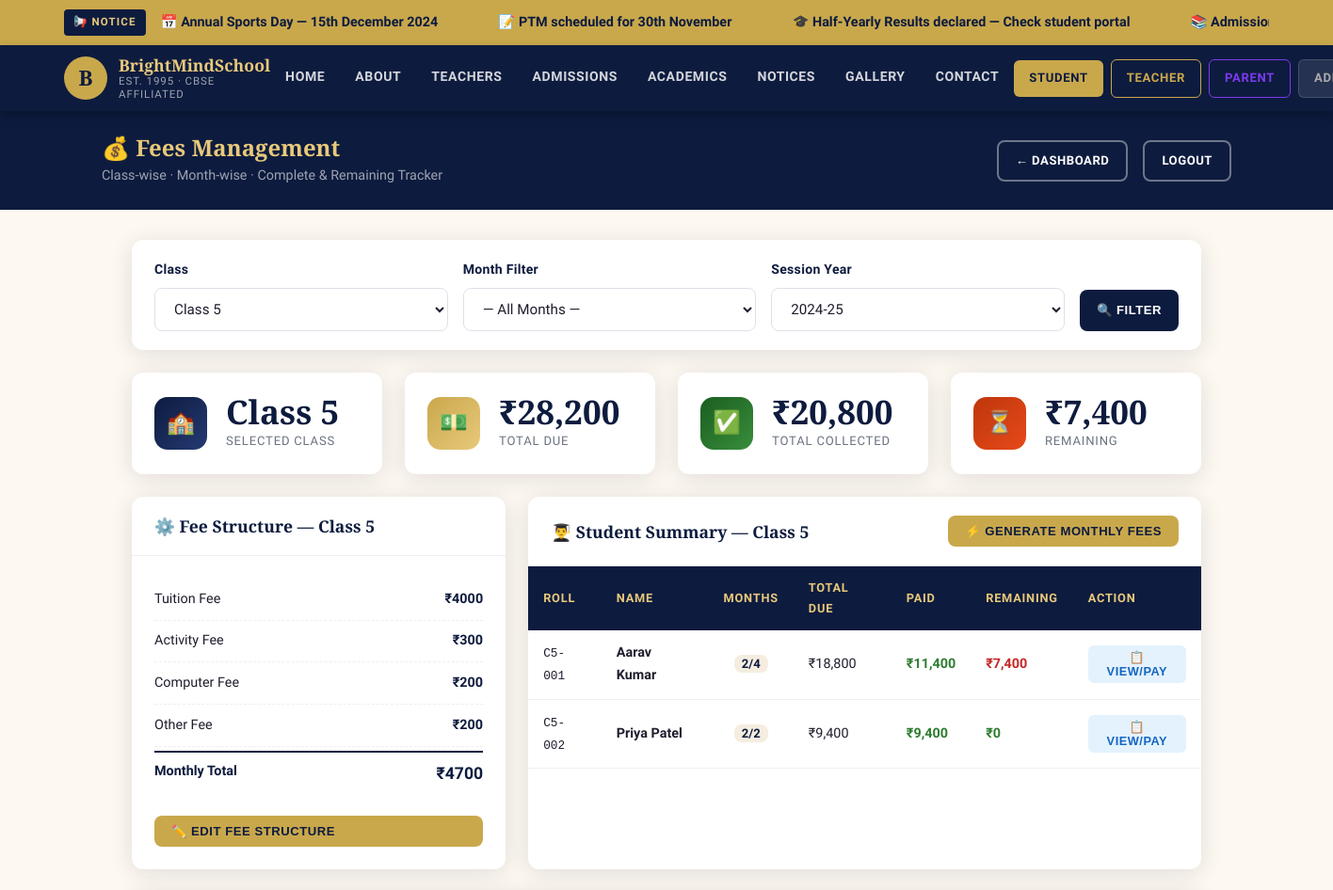
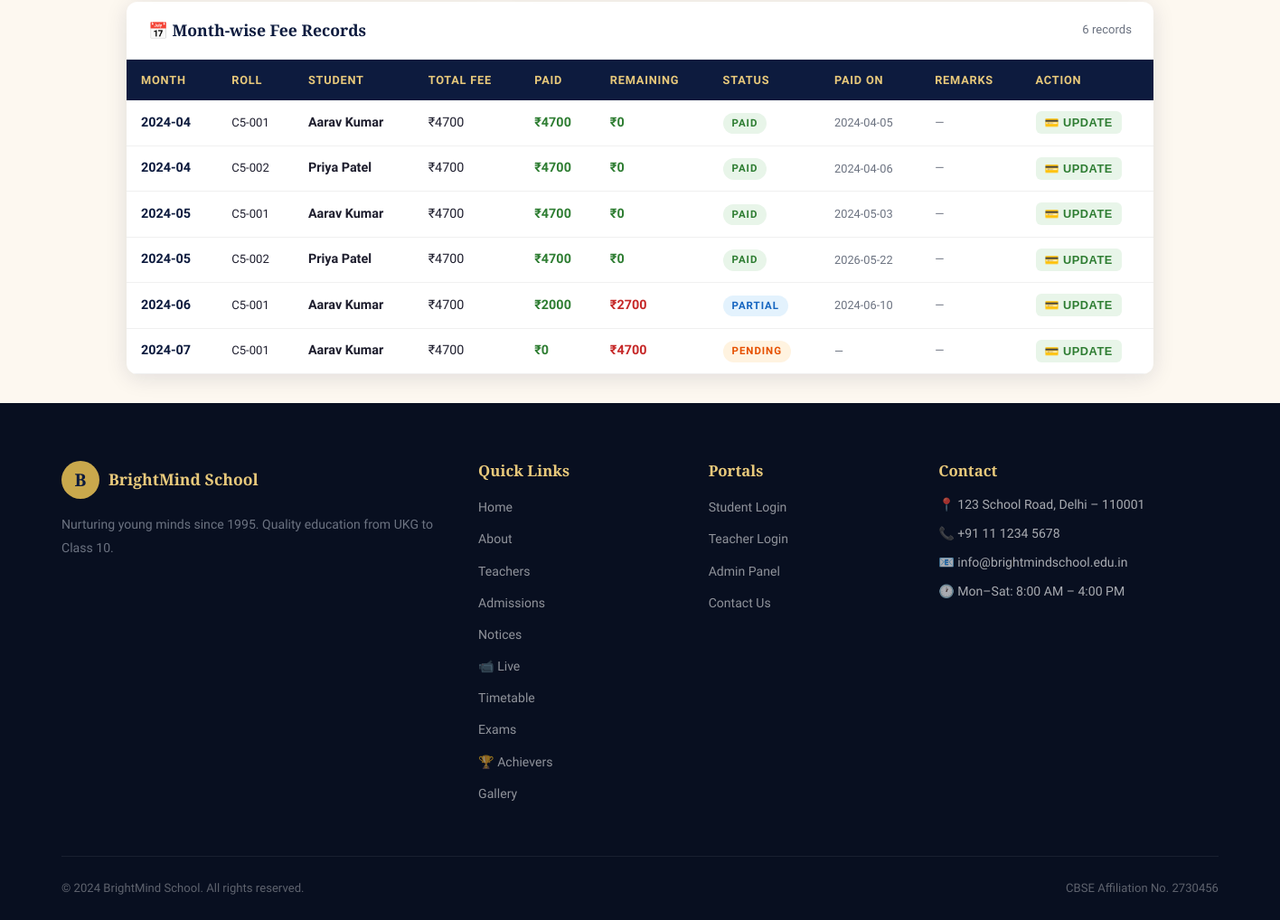
Screenshot of /admin/fees (signed in) with the database file from the repository (2 pictures, top to bottom).
### tables this page shows
CREATE TABLE fee_structure (
            id INTEGER PRIMARY KEY AUTOINCREMENT,
            class_name TEXT UNIQUE NOT NULL,
            tuition_fee REAL DEFAULT 0, activity_fee REAL DEFAULT 0,
            computer_fee REAL DEFAULT 0, other_fee REAL DEFAULT 0
        );

CREATE TABLE students (
            id INTEGER PRIMARY KEY AUTOINCREMENT,
            name TEXT NOT NULL, class_name TEXT NOT NULL,
            roll_number TEXT UNIQUE NOT NULL, parent_name TEXT,
            contact TEXT, password TEXT NOT NULL,
            created_at TIMESTAMP DEFAULT CURRENT_TIMESTAMP
        );

CREATE TABLE fees (
            id INTEGER PRIMARY KEY AUTOINCREMENT,
            student_id INTEGER NOT NULL, class_name TEXT NOT NULL,
            fee_month TEXT NOT NULL, fee_year TEXT DEFAULT "2024-25",
            tuition_fee REAL DEFAULT 0, other_fee REAL DEFAULT 0,
            total_fee REAL DEFAULT 0, paid_amount REAL DEFAULT 0,
            remaining REAL DEFAULT 0, paid_date TEXT,
            status TEXT DEFAULT "Pending", remarks TEXT,
            UNIQUE(student_id, fee_month)
        );

### app.py (the view)
@app.route('/admin/fees')
def admin_fees():
    if session.get('role') != 'admin': return redirect('/admin/login')
    db = get_db()
    classes   = ['UKG'] + [f'Class {i}' for i in range(1,11)]
    sel_class = request.args.get('class_name','Class 5')
    sel_month = request.args.get('month','')
    sel_year  = request.args.get('year','2024-25')
    fee_struct = db.execute('SELECT * FROM fee_structure WHERE class_name=?', (sel_class,)).fetchone()
    q = 'SELECT f.*, s.name as student_name, s.roll_number FROM fees f JOIN students s ON f.student_id=s.id WHERE f.class_name=?'
    p = [sel_class]
    if sel_month: q += ' AND f.fee_month=?'; p.append(sel_month)
    q += ' ORDER BY f.fee_month, s.roll_number'
    fees = db.execute(q, p).fetchall()
    total_due  = sum(f['total_fee'] for f in fees)
    total_paid = sum(f['paid_amount'] for f in fees)
    total_rem  = sum(f['remaining'] for f in fees)
    months = db.execute('SELECT DISTINCT fee_month FROM fees WHERE class_name=? ORDER BY fee_month', (sel_class,)).fetchall()
    students_summary = db.execute('''
        SELECT s.id, s.name, s.roll_number,
               COUNT(f.id) as total_months,
               SUM(CASE WHEN f.status="Paid" THEN 1 ELSE 0 END) as paid_months,
               SUM(f.total_fee) as total_due, SUM(f.paid_amount) as total_paid,
               SUM(f.remaining) as total_remaining
        FROM students s LEFT JOIN fees f ON s.id=f.student_id
        WHERE s.class_name=? GROUP BY s.id ORDER BY s.roll_number
    ''', (sel_class,)).fetchall()
    return render_template('admin_fees.html',
        classes=classes, sel_class=sel_class, sel_month=sel_month, sel_year=sel_year,
        fee_struct=fee_struct, fees=fees, months=months,
        total_due=total_due, total_paid=total_paid, total_rem=total_rem,
        students_summary=students_summary)

### database/db.py (called while the page is built)
def get_db():
    db = getattr(g, '_database', None)
    if db is None:
        db = g._database = sqlite3.connect(DATABASE)
        db.row_factory = sqlite3.Row
        db.execute("PRAGMA foreign_keys = OFF")
    return db

### templates/admin_fees.html (shortened to what this page needs)
{% extends 'base.html' %}
{% block content %}
<div class="dashboard">
  <div class="dash-header">
    <div class="dash-header-inner">
      <div>
        <h2>💰 Fees Management</h2>
        <p>Class-wise · Month-wise · Complete & Remaining Tracker</p>
      </div>
      <div style="display:flex;gap:1rem;">
        <a href="/admin/dashboard" class="btn btn-outline btn-sm">← Dashboard</a>
        <a href="/admin/logout" class="btn btn-outline btn-sm">Logout</a>
      </div>
    </div>
  </div>
  <div class="dash-main">
    <div class="dash-card" style="margin-bottom:1.5rem;">
      <div class="dash-card-body" style="padding:1.25rem 1.5rem;">
        <form method="GET" action="/admin/fees" style="display:flex;gap:1rem;flex-wrap:wrap;align-items:flex-end;">
          <div class="form-group" style="margin:0;flex:1;min-width:140px;">
            <label>Class</label>
            <select class="form-control" name="class_name" onchange="this.form.submit()">
              {% for cls in classes %}
              <option {% if cls==sel_class %}selected{% endif %}>{{ cls }}</option>
              {% endfor %}
            </select>
          </div>
          <div class="form-group" style="margin:0;flex:1;min-width:140px;">
            <label>Month Filter</label>
            <select class="form-control" name="month" onchange="this.form.submit()">
              <option value="">— All Months —</option>
            </select>
          </div>
          <div class="form-group" style="margin:0;flex:1;min-width:120px;">
            <label>Session Year</label>
            <select class="form-control" name="year" onchange="this.form.submit()">
              <option {% if sel_year=='2024-25' %}selected{% endif %}>2024-25</option>
            </select>
          </div>
          <button type="submit" class="btn btn-navy btn-sm" style="height:44px;">🔍 Filter</button>
        </form>
      </div>
    </div>
    <div class="grid-4" style="margin-bottom:1.5rem;">
      <div class="stat-card">
        <div class="stat-icon navy">🏫</div>
        <div><div class="stat-num">{{ sel_class }}</div><div class="stat-lbl">Selected Class</div></div>
      </div>
      <div class="stat-card">
        <div class="stat-icon gold">💵</div>
        <div><div class="stat-num">₹{{ "{:,.0f}".format(total_due) }}</div><div class="stat-lbl">Total Due</div></div>
      </div>
      <div class="stat-card">
        <div class="stat-icon green">✅</div>
        <div><div class="stat-num">₹{{ "{:,.0f}".format(total_paid) }}</div><div class="stat-lbl">Total Collected</div></div>
      </div>
      <div class="stat-card">
        <div class="stat-icon orange">⏳</div>
        <div><div class="stat-num">₹{{ "{:,.0f}".format(total_rem) }}</div><div class="stat-lbl">Remaining</div></div>
      </div>
    </div>
    <div style="display:grid;grid-template-columns:1fr 1.8fr;gap:1.5rem;margin-bottom:1.5rem;">
      <div class="dash-card">
        <div class="dash-card-header">
          <h3>⚙️ Fee Structure — {{ sel_class }}</h3>
        </div>
        <div class="dash-card-body">
          {% if fee_struct %}
          <div style="margin-bottom:1.25rem;">
            {% set total_struct = fee_struct['tuition_fee']+ fee_struct['activity_fee']+ fee_struct['computer_fee']+ fee_struct['other_fee'] %}
            <div class="fee-item"><span>Tuition Fee</span><span class="amount">₹{{ fee_struct['tuition_fee']|int }}</span></div>
            <div class="fee-item"><span>Activity Fee</span><span class="amount">₹{{ fee_struct['activity_fee']|int }}</span></div>
            <div class="fee-item"><span>Computer Fee</span><span class="amount">₹{{ fee_struct['computer_fee']|int }}</span></div>
            <div class="fee-item"><span>Other Fee</span><span class="amount">₹{{ fee_struct['other_fee']|int }}</span></div>
            <div class="fee-item" style="border-top:2px solid var(--navy);padding-top:0.5rem;margin-top:0.25rem;">
              <span style="font-weight:700;color:var(--navy);">Monthly Total</span>
              <span style="font-weight:800;color:var(--navy);font-size:1.1rem;">₹{{ total_struct|int }}</span>
            </div>
          </div>
          {% else %}
          <p style="color:var(--muted);margin-bottom:1rem;">No structure set yet.</p>
          {% endif %}
          <button onclick="toggleForm('structForm')" class="btn btn-gold btn-sm" style="width:100%;">✏️ Edit Fee Structure</button>
        </div>
      </div>
      <div class="dash-card">
        <div class="dash-card-header">
          <h3>👨‍🎓 Student Summary — {{ sel_class }}</h3>
          <button onclick="openGenerateModal()" class="btn btn-gold btn-sm">⚡ Generate Monthly Fees</button>
        </div>
        <div class="table-wrap">
          <table>
            <thead>
              <tr><th>Roll</th><th>Name</th><th>Months</th><th>Total Due</th><th>Paid</th><th>Remaining</th><th>Action</th></tr>
            </thead>
            <tbody>
              {% for s in students_summary %}
              {% set pct = ((s['total_paid'] or 0) / (s['total_due'] or 1) * 100)|round(0)|int %}
              <tr>
                <td><code style="font-size:0.8rem;">{{ s['roll_number'] }}</code></td>
                <td><strong>{{ s['name'] }}</strong></td>
                <td style="text-align:center;">
                  <span style="background:var(--warm);padding:2px 8px;border-radius:8px;font-size:0.82rem;font-weight:700;color:var(--navy);">
                    {{ s['paid_months'] or 0 }}/{{ s['total_months'] or 0 }}
                  </span>
                </td>
                <td>₹{{ "{:,.0f}".format(s['total_due'] or 0) }}</td>
                <td style="color:var(--green);font-weight:700;">₹{{ "{:,.0f}".format(s['total_paid'] or 0) }}</td>
                <td style="color:{% if (s['total_remaining'] or 0)>0 %}var(--red){% else %}var(--green){% endif %};font-weight:700;">
                  ₹{{ "{:,.0f}".format(s['total_remaining'] or 0) }}
                </td>
                <td>
                  <button onclick="openStudentFees({{ s['id'] }}, '{{ s['name'] }}', '{{ sel_class }}')"
                    class="btn btn-sm" style="background:#e3f2fd;color:#1565c0;border:none;cursor:pointer;font-weight:700;font-size:0.8rem;border-radius:6px;padding:5px 10px;">
                    📋 View/Pay
                  </button>
                </td>
              </tr>
              {% endfor %}
            </tbody>
          </table>
        </div>
      </div>
    </div>
    {% if fees %}
    <div class="dash-card">
      <div class="dash-card-header">
        <h3>📅 Month-wise Fee Records {% if sel_month %}— {{ sel_month }}{% endif %}</h3>
        <span style="font-size:0.82rem;color:var(--muted);">{{ fees|length }} records</span>
      </div>
      <div class="table-wrap">
        <table>
          <thead>
            <tr><th>Month</th><th>Roll</th><th>Student</th><th>Total Fee</th><th>Paid</th><th>Remaining</th><th>Status</th><th>Paid On</th><th>Remarks</th><th>Action</th></tr>
          </thead>
          <tbody>
            {% for f in fees %}
            <tr id="fee-row-{{ f['id'] }}">
              <td style="font-weight:700;color:var(--navy);">{{ f['fee_month'] }}</td>
              <td style="font-size:0.82rem;">{{ f['roll_number'] }}</td>
              <td><strong>{{ f['student_name'] }}</strong></td>
              <td>₹{{ f['total_fee']|int }}</td>
              <td style="color:var(--green);font-weight:700;">₹{{ f['paid_amount']|int }}</td>
              <td style="color:{% if f['remaining']>0 %}var(--red){% else %}var(--green){% endif %};font-weight:700;">
                ₹{{ f['remaining']|int }}
              </td>
              <td>
                <span class="notice-badge
                  {% if f['status']=='Paid' %}badge-holiday
                  {% elif f['status']=='Partial' %}badge-events
                  {% elif f['status']=='Overdue' %}badge-important
                  {% else %}badge-academic{% endif %}">
                  {{ f['status'] }}
                </span>
              </td>
              <td style="font-size:0.8rem;color:var(--muted);">{{ f['paid_date'] or '—' }}</td>
              <td style="font-size:0.82rem;color:var(--muted);">{{ f['remarks'] or '—' }}</td>
              <td>
                <button onclick="openPayModal({{ f['student_id'] }}, '{{ f['student_name'] }}', '{{ f['fee_month'] }}', {{ f['total_fee'] }}, {{ f['paid_amount'] }}, '{{ f['status'] }}', '{{ sel_class }}')"
                  class="btn btn-sm" style="background:#e8f5e9;color:#2e7d32;border:none;cursor:pointer;font-weight:700;font-size:0.8rem;border-radius:6px;padding:5px 10px;">
                  💳 Update
                </button>
              </td>
            </tr>
            {% endfor %}
          </tbody>
        </table>
      </div>
    </div>
    {% endif %}
  </div>
</div>
{% endblock %}

### rows the page displays
fee_structure: tuition_fee "4000", activity_fee "300", computer_fee "200", other_fee "200"
students: roll_number "C5-001", name "Aarav Kumar", s "2", s "4", s "18,800", s "11,400", s "7,400"
students: roll_number "C5-002", name "Priya Patel", id "2", s "9,400", s "0"
fees: fee_month "2024-04", roll_number "C5-001", student_name "Aarav Kumar", total_fee "4700", paid_amount "4700", remaining "0", status "PAID", paid_date "2024-04-05", f "—"
fees: fee_month "2024-04", roll_number "C5-002", student_name "Priya Patel", total_fee "4700", paid_amount "4700", remaining "0", status "PAID", paid_date "2024-04-06", f "—"
fees: fee_month "2024-05", roll_number "C5-001", student_name "Aarav Kumar", total_fee "4700", paid_amount "4700", remaining "0", status "PAID", paid_date "2024-05-03", f "—"
fees: fee_month "2024-05", roll_number "C5-002", student_name "Priya Patel", total_fee "4700", paid_amount "4700", remaining "0", status "PAID", paid_date "2026-05-22", remarks "—"
fees: fee_month "2024-06", roll_number "C5-001", student_name "Aarav Kumar", total_fee "4700", paid_amount "2000", remaining "2700", status "PARTIAL", paid_date "2024-06-10", f "—"
fees: fee_month "2024-07", roll_number "C5-001", student_name "Aarav Kumar", total_fee "4700", paid_amount "0", remaining "4700", status "PENDING", f "—"

### other values shown
{{ sel_class }} "Class 5"
{{ "{:,.0f}".format(total_due) }} "28,200"
{{ "{:,.0f}".format(total_paid) }} "20,800"
{{ "{:,.0f}".format(total_rem) }} "7,400"
{{ total_struct|int }} "4700"
{{ fees|length }} "6"
form field class_name "Class 5"
